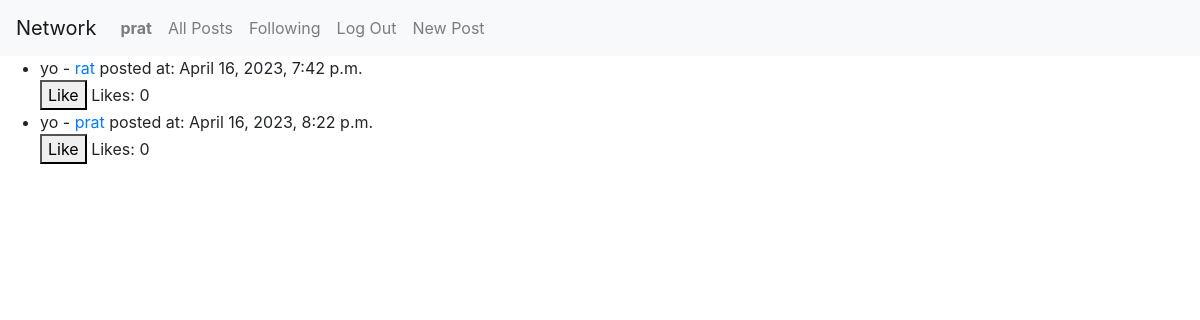
/ (signed in), run on the app's committed database.
### network/models.py (models this page shows)
class User(AbstractUser):
    following = models.ManyToManyField('self', blank=True, symmetrical=False, related_name='followers')
    followers_count = models.IntegerField(default=0)
    following_count = models.IntegerField(default=0)

class Post(models.Model):
    content = models.TextField()
    author = models.ForeignKey(User, on_delete=models.CASCADE)
    created_at = models.DateTimeField(auto_now_add = True)
    liked_by = models.ManyToManyField(User, related_name='liked_posts')
    dislikes = models.IntegerField(default=0)

### network/views.py (the view)
# urls.py: path("", views.index, name="index"),
def index(request):
    if request.method == 'POST':
        postText = request.POST.get('postText')
        form_type = request.POST.get('formType')
        if request.POST.get('post'):
            p_id = request.POST.get('post')
            post = Post.objects.get(pk=p_id)
            post.content = postText
            post.save()
        elif(request.POST.get('delete')):
            p_id = request.POST.get('delete')
            post = Post.objects.get(pk=p_id)
            post.delete()
        else:
            post = Post.objects.create(content=postText, author=request.user)
        post_list = Post.objects.all()
        paginator = Paginator(post_list, 10)
        page = request.GET.get('page')
        posts = paginator.get_page(page)
        return render(request, 'network/index.html', {'posts': posts})
    else:
        post_list = Post.objects.all()
        paginator = Paginator(post_list, 10)
        page = request.GET.get('page')
        posts = paginator.get_page(page)
        return render(request, 'network/index.html', {'posts': posts})

### network/templates/network/index.html (shortened to what this page needs)
{% extends "network/layout.html" %}
{% block body %}
    {% if posts %}
        <ul>
            {% for post in posts %}
                <li>{{ post.content }} - <a href="{% url 'profile' post.author.id %}">{{ post.author.username }}</a> posted at: {{post.created_at}}
                    {% if user.is_authenticated %}
                        <form method="post" action="{% url 'like' post.id %}">
                            <button type="submit" data-post-id="{{ post.id }}">
                                {% if user in post.liked_by.all %}Dislike{% else %}Like{% endif %}
                            </button>
                            <span class="like-count">Likes: {{ post.liked_by.count }}</span>
                        </form>
                    {% endif %}
                </li>
            {% endfor %}
        </ul>
    {% else %}
        <p>No posts found.</p>
    {% endif %}
{% endblock %}

### network/templates/network/layout.html (shortened to what this page needs)
{% load static %}
<!DOCTYPE html>
<html lang="en">
    <head>
        <link rel="stylesheet" href="https://stackpath.bootstrapcdn.com/bootstrap/4.4.1/css/bootstrap.min.css">
        <link href="{% static 'network/styles.css' %}" rel="stylesheet">
    </head>
    <body>
        <nav class="navbar navbar-expand-lg navbar-light bg-light">
            <a class="navbar-brand" href="#">Network</a>
            <div>
              <ul class="navbar-nav mr-auto">
                {% if user.is_authenticated %}
                    <li class="nav-item">
                        <a class="nav-link" href="{% url 'profile' user.id%}"><strong>{{ user.username }}</strong></a>
                    </li>
                {% endif %}
                <li class="nav-item">
                  <a class="nav-link" href="{% url 'index' %}">All Posts</a>
                </li>
                {% if user.is_authenticated %}
                    <li class="nav-item">
                        <a class="nav-link" href="{% url 'following' %}">Following</a>
                    </li>
                    <li class="nav-item">
                        <a class="nav-link" href="{% url 'logout' %}">Log Out</a>
                    </li>
                    <li>
                        <a class="nav-link" href="{% url 'newPost' %}">New Post</a>
                    </li>
                {% endif %}
              </ul>
            </div>
          </nav>
        <div class="body">
            {% block body %}
            {% endblock %}
        </div>
    </body>
</html>

### data on the page
User: username "prat"
Post: content "yo", author.username "rat", created_at "April 16, 2023, 7:42 p.m.", shows "Like", liked_by.count "0"
Post: content "yo", author.username "prat", created_at "April 16, 2023, 8:22 p.m.", shows "Like", liked_by.count "0"
